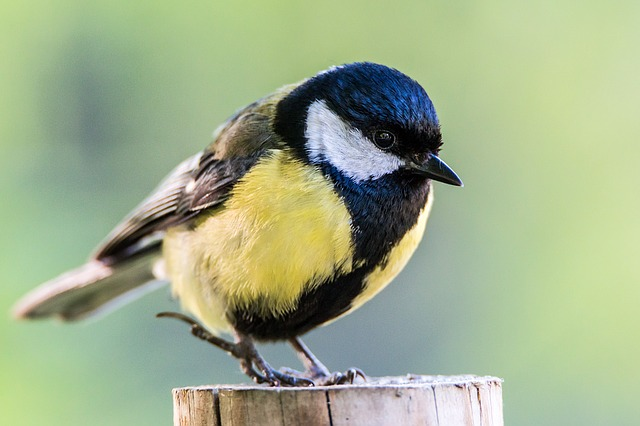
#> input picture Unidad2/img/ave.jpg, 640 x 426 px
$ python rotandoimg.py
#> lines starting #> are read from the running program, lines starting #| are printed output that depends on the picture
# -*- coding: utf-8 -*-
"""
Created on Sat Dec  5 02:48:53 2020

@author: Telmex
"""


import cv2
img = cv2.imread('ave.jpg')
#> img is the input picture: shape (426, 640, 3); mean B, G, R 139.9, 174.4, 159.9
print(img.shape)
#| (426, 640, 3)

fila,col,_ = img.shape
#> fila = 426; col = 640
print(fila,col)
#| 426 640

M = cv2.getRotationMatrix2D(((col-1)/2,(fila-1)/2),90,1)
print(M)
#| [[ 6.123234e-17  1.000000e+00  1.070000e+02]
#|  [-1.000000e+00  6.123234e-17  5.320000e+02]]
dst = cv2.warpAffine(img,M,(col,fila))
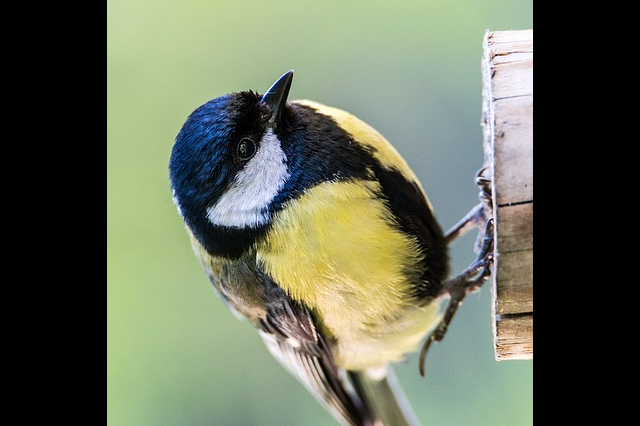
#> dst: shape (426, 640, 3); mean B, G, R 88.2, 107.1, 100.3

cv2.imshow('Imagen de entrada',img)
cv2.imshow('Imagen de salida',dst)
cv2.waitKey(0)
cv2.destroyAllWindows()
